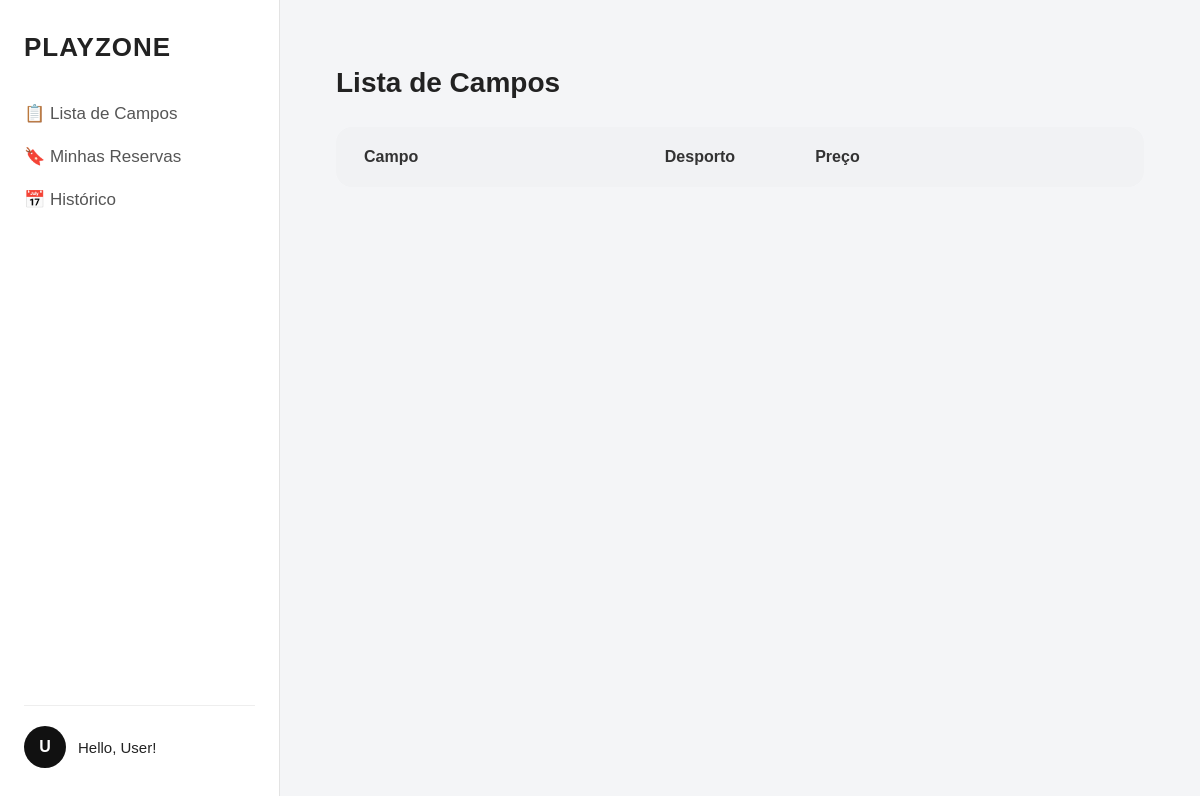
Before: /campos/ with the older database file.
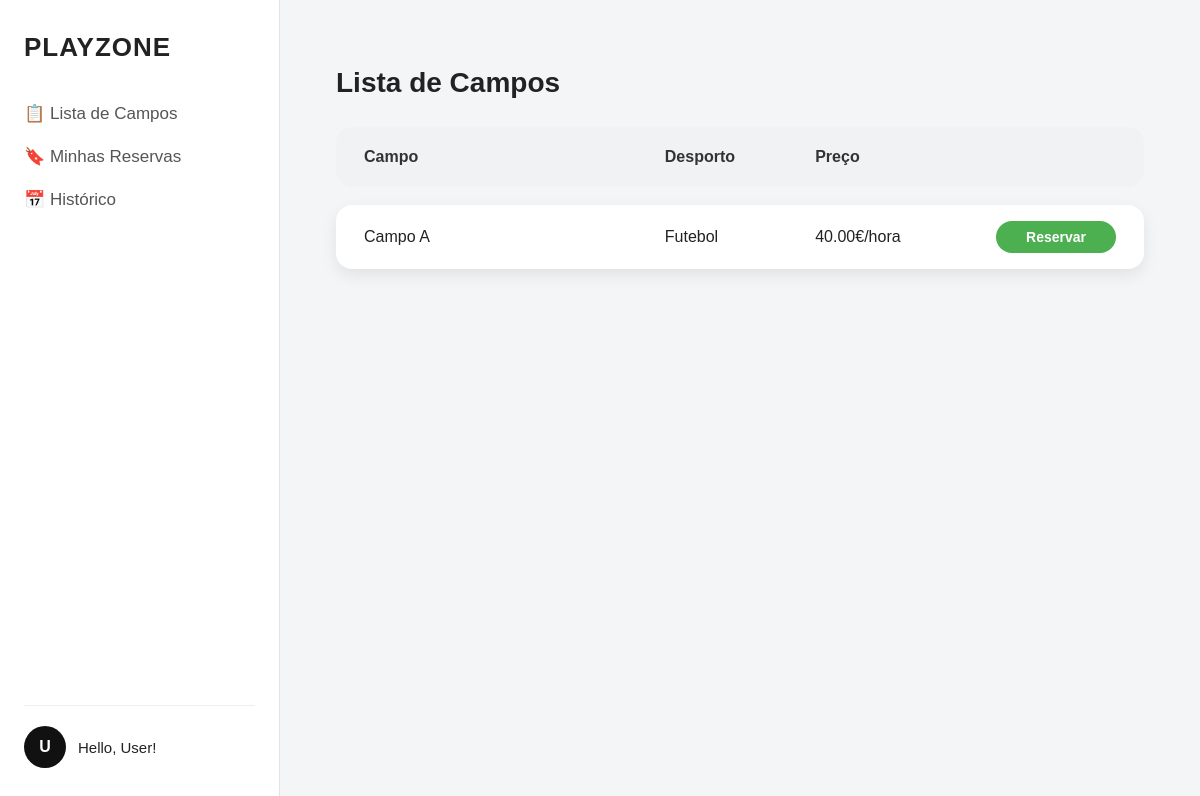
After: the same page with the newer database file.
### campos/models.py (models this page shows, shortened)
class Campo(models.Model):
    nome = models.CharField(max_length=100)
    desporto = models.CharField(max_length=50)
    preco = models.DecimalField(max_digits=6, decimal_places=2)

### campos/views.py (the view)
# urls.py: path("", CampoListView.as_view(), name="list"),
class CampoListView(ListView):
    model = Campo
    template_name = "campos/lista_campos.html"
    context_object_name = "campos"

### campos/templates/campos/lista_campos.html (shortened to what this page needs)
{% extends "base.html" %}
{% block content %}
<div class="content">
    <h1>Lista de Campos</h1>
    <div class="card-header">
        <span>Campo</span>
        <span>Desporto</span>
        <span>Preço</span>
    </div>
    {% for campo in campos %}
    <div class="card">
        <span>{{ campo.nome }}</span>
        <span>{{ campo.desporto }}</span>
        <span>{{ campo.preco }}€/hora</span>
        <a href="{% url 'campos:reservar' campo.id %}" class="btn btn-green">
            Reservar
        </a>
    </div>
    {% endfor %}
</div>
{% endblock %}

Changed rows visible on the page:
added Campo: nome "Campo A", desporto "Futebol", preco "40.00"
